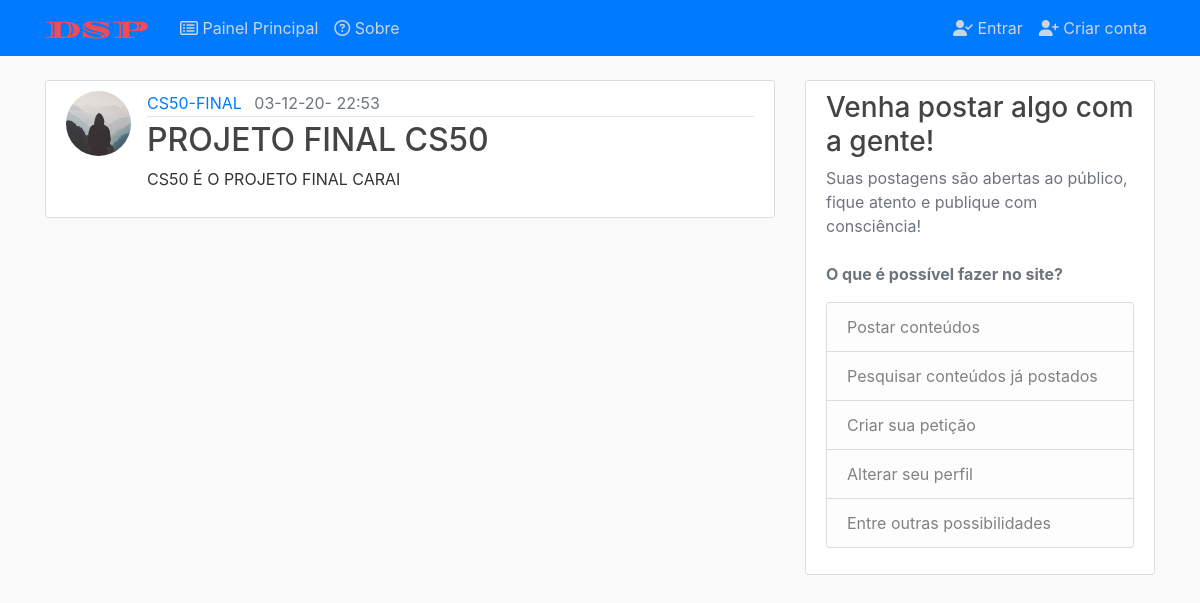
The page /post/12 on the database its author committed.
### application/models.py (models this page shows, shortened)
class User(db.Model, UserMixin):
    id = db.Column(db.Integer, primary_key=True)
    username = db.Column(db.String(20), unique=True, nullable=False)
    email = db.Column(db.String(120), unique=True, nullable=False)
    image_file = db.Column(db.String(20), nullable=False,
                           default='default.jpg')
    password = db.Column(db.String(60), nullable=False)
    posts = db.relationship('Post', backref='author', lazy=True)

class Post(db.Model):
    id = db.Column(db.Integer, primary_key=True)
    title = db.Column(db.String(100), nullable=False)
    date_posted = db.Column(db.DateTime, nullable=False,
                            default=datetime.now)
    content = db.Column(db.Text, nullable=False)
    user_id = db.Column(db.Integer, db.ForeignKey('user.id'), nullable=False)

### application/posts/routes.py (the view)
@posts.route("/post/<int:post_id>")
def post(post_id):
    post = Post.query.get_or_404(post_id)
    return render_template('post.html', title=post.title, post=post)

### application/templates/post.html (shortened to what this page needs)
{%extends "layout.html"%}
{%block content%}
  <article class="media content-section">
    <img class="rounded-circle article-img" src="{{ url_for('static', filename='profile_pics/' + post.author.image_file) }}">
    <div class="media-body">
      <div class="article-metadata">
        <a class="mr-2" href="{{ url_for('users.user_posts', username=post.author.username) }}">{{ post.author.username }}</a>
        <deletesmall class="text-muted">{{ post.date_posted.strftime('%d-%m-%y- %H:%M') }}</small>
      </div>
      <h2 class="article-title">{{ post.title }}</h2>
      <p class="article-content">{{ post.content }}</p>
    </div>
  </article>
{%endblock%}

### application/static/main.css (style rules this page uses)
body { background: #fafafa; color: #333333; margin-top: 5rem; }
h1, h2, h3, h4, h5, h6 { color: #444444; }
.content-section { background: #ffffff; padding: 10px 20px; border: 1px solid #dddddd; border-radius: 3px; margin-bottom: 20px; }
.article-title { color: #444444; }
.article-content { white-space: pre-line; }
.article-img { height: 65px; width: 65px; margin-right: 16px; }
.article-metadata { padding-bottom: 1px; margin-bottom: 4px; border-bottom: 1px solid #e3e3e3 }

### rows shown on the page
User: image_file (placeholder picture), author.username "CS50-FINAL"
Post: date_posted "03-12-20- 22:53", title "PROJETO FINAL CS50", content "CS50 É O PROJETO FINAL CARAI"
